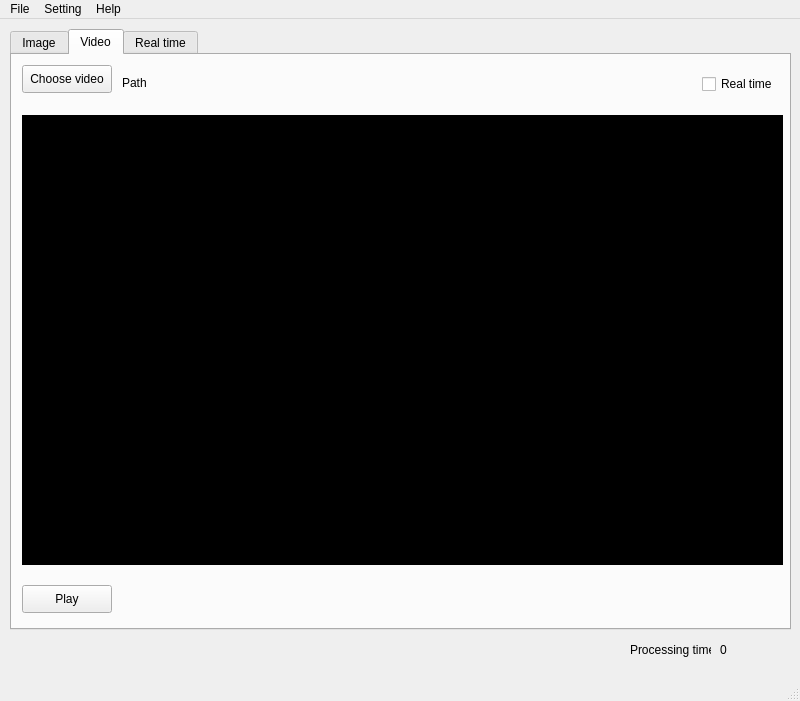
<?xml version="1.0" encoding="UTF-8"?>
<ui version="4.0">
 <class>MainWindow</class>
 <widget class="QMainWindow" name="MainWindow">
  <property name="geometry">
   <rect>
    <x>0</x>
    <y>0</y>
    <width>800</width>
    <height>701</height>
   </rect>
  </property>
  <property name="windowTitle">
   <string>LPRNet GUI</string>
  </property>
  <property name="text" stdset="0">
   <string>Default</string>
  </property>
  <widget class="QWidget" name="centralwidget">
   <widget class="QTabWidget" name="tabWidget">
    <property name="geometry">
     <rect>
      <x>10</x>
      <y>10</y>
      <width>781</width>
      <height>601</height>
     </rect>
    </property>
    <property name="currentIndex">
     <number>1</number>
    </property>
    <widget class="QWidget" name="Image">
     <attribute name="title">
      <string>Image</string>
     </attribute>
     <widget class="QPushButton" name="Image_path">
      <property name="geometry">
       <rect>
        <x>10</x>
        <y>10</y>
        <width>90</width>
        <height>28</height>
       </rect>
      </property>
      <property name="text">
       <string>Choose image</string>
      </property>
     </widget>
     <widget class="QLabel" name="Image_path_text">
      <property name="geometry">
       <rect>
        <x>110</x>
        <y>20</y>
        <width>431</width>
        <height>16</height>
       </rect>
      </property>
      <property name="text">
       <string>Path</string>
      </property>
     </widget>
     <widget class="QLabel" name="image_holder">
      <property name="geometry">
       <rect>
        <x>10</x>
        <y>60</y>
        <width>761</width>
        <height>450</height>
       </rect>
      </property>
      <property name="styleSheet">
       <string notr="true">Background-color: #000;</string>
      </property>
      <property name="text">
       <string/>
      </property>
     </widget>
    </widget>
    <widget class="QWidget" name="Image">
     <attribute name="title">
      <string>Video</string>
     </attribute>
     <widget class="QPushButton" name="Video_path">
      <property name="geometry">
       <rect>
        <x>10</x>
        <y>10</y>
        <width>90</width>
        <height>28</height>
       </rect>
      </property>
      <property name="text">
       <string>Choose video</string>
      </property>
     </widget>
     <widget class="QLabel" name="video_path_text">
      <property name="geometry">
       <rect>
        <x>110</x>
        <y>20</y>
        <width>431</width>
        <height>16</height>
       </rect>
      </property>
      <property name="text">
       <string>Path</string>
      </property>
     </widget>
     <widget class="QLabel" name="video_holder">
      <property name="geometry">
       <rect>
        <x>10</x>
        <y>60</y>
        <width>761</width>
        <height>450</height>
       </rect>
      </property>
      <property name="styleSheet">
       <string notr="true">Background-color: #000;</string>
      </property>
      <property name="text">
       <string/>
      </property>
     </widget>
     <widget class="QPushButton" name="play_buttom">
      <property name="geometry">
       <rect>
        <x>10</x>
        <y>530</y>
        <width>90</width>
        <height>28</height>
       </rect>
      </property>
      <property name="text">
       <string>Play</string>
      </property>
     </widget>
     <widget class="QCheckBox" name="checkBox">
      <property name="geometry">
       <rect>
        <x>690</x>
        <y>20</y>
        <width>75</width>
        <height>18</height>
       </rect>
      </property>
      <property name="text">
       <string>Real time</string>
      </property>
     </widget>
    </widget>
    <widget class="QWidget" name="Real_time">
     <attribute name="title">
      <string>Real time</string>
     </attribute>
     <widget class="QLabel" name="camera_holder">
      <property name="geometry">
       <rect>
        <x>10</x>
        <y>60</y>
        <width>761</width>
        <height>450</height>
       </rect>
      </property>
      <property name="styleSheet">
       <string notr="true">Background-color: #000;</string>
      </property>
      <property name="text">
       <string/>
      </property>
     </widget>
    </widget>
   </widget>
   <widget class="QLabel" name="recognition_rate">
    <property name="geometry">
     <rect>
      <x>720</x>
      <y>620</y>
      <width>61</width>
      <height>21</height>
     </rect>
    </property>
    <property name="text">
     <string>0</string>
    </property>
   </widget>
   <widget class="QLabel" name="Image_result">
    <property name="geometry">
     <rect>
      <x>630</x>
      <y>620</y>
      <width>81</width>
      <height>21</height>
     </rect>
    </property>
    <property name="text">
     <string>Processing time :</string>
    </property>
   </widget>
  </widget>
  <widget class="QMenuBar" name="menubar">
   <property name="geometry">
    <rect>
     <x>0</x>
     <y>0</y>
     <width>800</width>
     <height>20</height>
    </rect>
   </property>
   <widget class="QMenu" name="menuFile">
    <property name="title">
     <string>File</string>
    </property>
    <widget class="QMenu" name="menuModel">
     <property name="title">
      <string>Models</string>
     </property>
     <addaction name="actionLPRNet"/>
     <addaction name="actionObject_Detection"/>
     <addaction name="actionLicense_Plate_Recognition"/>
    </widget>
    <addaction name="menuModel"/>
    <addaction name="actionLabel"/>
    <addaction name="separator"/>
    <addaction name="actionSaveAs"/>
   </widget>
   <widget class="QMenu" name="menuTool">
    <property name="title">
     <string>Setting</string>
    </property>
    <widget class="QMenu" name="menuCamera">
     <property name="title">
      <string>Camera</string>
     </property>
     <addaction name="separator"/>
     <addaction name="actionCameras"/>
    </widget>
    <addaction name="menuCamera"/>
   </widget>
   <widget class="QMenu" name="menuHelp">
    <property name="title">
     <string>Help</string>
    </property>
    <addaction name="actionAbout_Us"/>
   </widget>
   <addaction name="menuFile"/>
   <addaction name="menuTool"/>
   <addaction name="menuHelp"/>
  </widget>
  <widget class="QStatusBar" name="statusbar"/>
  <action name="actionLabel">
   <property name="checkable">
    <bool>true</bool>
   </property>
   <property name="checked">
    <bool>true</bool>
   </property>
   <property name="text">
    <string>Label</string>
   </property>
   <property name="shortcut">
    <string>Ctrl+L</string>
   </property>
  </action>
  <action name="actionSaveAs">
   <property name="text">
    <string>Save As...</string>
   </property>
  </action>
  <action name="actionAbout_Us">
   <property name="text">
    <string>About Us</string>
   </property>
   <property name="whatsThis">
    <string/>
   </property>
  </action>
  <action name="actionLPRNet">
   <property name="text">
    <string>LPRNet</string>
   </property>
  </action>
  <action name="actionObject_Detection">
   <property name="text">
    <string>Vehicle Detection</string>
   </property>
  </action>
  <action name="actionLicense_Plate_Recognition">
   <property name="text">
    <string>License Plate Recognition</string>
   </property>
  </action>
  <action name="actionCameras">
   <property name="checkable">
    <bool>false</bool>
   </property>
   <property name="enabled">
    <bool>true</bool>
   </property>
   <property name="text">
    <string>No camera available</string>
   </property>
  </action>
 </widget>
 <resources/>
 <connections/>
</ui>
